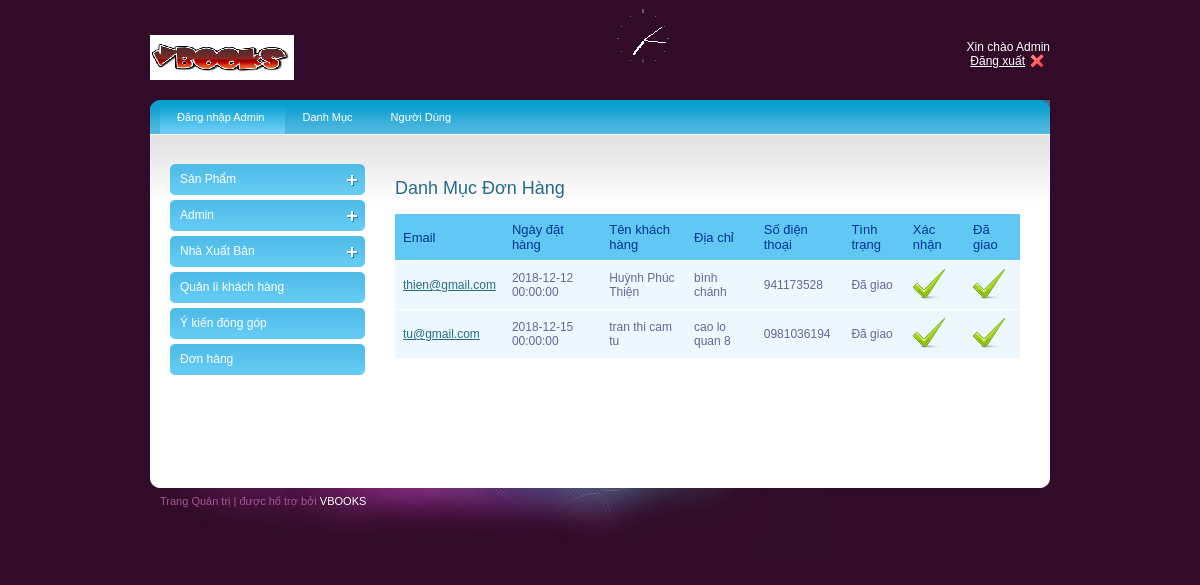
Page /admin/donhang.php on the committed database.
### tables this page shows
CREATE TABLE IF NOT EXISTS `order` (
  `order_id` varchar(100) NOT NULL,
  `email` varchar(50) NOT NULL,
  `order_date` datetime DEFAULT NULL,
  `name` varchar(50) NOT NULL,
  `address` varchar(80) NOT NULL,
  `phone` varchar(12) NOT NULL,
  `tinhtrang` varchar(20) NOT NULL,
  PRIMARY KEY (`order_id`),
  KEY `email` (`email`)
);

### classes/db.class.php (called while the page is built, shortened)
<?php
class db{
	var $conn ='';
	public function __construct()
	{
		 $this->conn =  new PDO('mysql:host=localhost; dbname=bansach' , 'root' , '');
		 $this->conn->query('set names "utf8" ');
	}
	public function query($sql)
	{
		$stm = $this->conn->query($sql);
		return $stm->fetchAll(PDO::FETCH_ASSOC);
	}
}

### admin/donhang.php (the view, shortened to what this page needs)
<?php
include "../classes/db.class.php";
$db = new db();
$od= $db->query("SELECT * FROM `order`");
?>
<?php include "layouts/head.php"; ?>
    <div class="right_content">
    <h2>Danh Mục Đơn Hàng </h2>
<table id="rounded-corner" summary="2007 Major IT Companies' Profit">
    <thead>
    	<tr>
            <th scope="col" class="rounded">Email</th>
            <th scope="col" class="rounded">Ngày đặt hàng</th>
            <th scope="col" class="rounded">Tên khách hàng</th>
            <th scope="col" class="rounded">Địa chỉ</th>
            <th scope="col" class="rounded">Số điện thoại</th>
            <th scope="col" class="rounded">Tình trạng</th>
            <th scope="col" class="rounded">Xác nhận</th>
            <th scope="col" class="rounded">Đã giao</th>
        </tr>
    </thead>
    <tbody>
       <?php
                                    $db= new db();
                                    $sql= $db->query("select * from `order`");
                                    foreach($sql as $v)
                                    {
            ?>
         <tr>
            <td><a href="chitietdh.php?id=<?php echo $v['order_id']?>"><?php echo $v['email'] ?></a></td>
            <td><?php echo $v['order_date'] ?></td>
            <td><?php echo $v['name'] ?></td>
            <td><?php echo $v['address'] ?></td>
            <td><?php echo $v['phone'] ?></td>
            <td>
                <?php
                    if($v['tinhtrang']==1)
                        echo "Đã xác nhận";
                    elseif ($v['tinhtrang']==2)
                        echo "Đã giao";
                    else
                        echo "Chưa xác nhận";
                ?>
            </td>
            <td>
                <a href="xacnhanhoadon.php?ac=xacnhan&order_id=<?php echo $v['order_id']; ?>"><img src="images/valid.png" alt="" title="" border="0" /></a>
            </td>
            <td>
                <a href="xacnhanhoadon.php?ac=dagiao&order_id=<?php echo $v['order_id']; ?>"><img src="images/valid.png" alt="" title="" border="0" /></a>
            </td>
        </tr>
        <?php
        }
        ?>
    </tbody>
</table>
 </div>
  </div>
    </div>
<?php include "layouts/footer.php"; ?>

### admin/style.css (style rules this page uses)
body { background:url(images/bg.gif) no-repeat center top #310b28; font-family:Arial, Helvetica, sans-serif; padding:0; font-size:12px; margin:0 auto; color: #0e4354; }
a { color:#256c89; }
h2 { font-size:18px; color:#256c89; font-weight:normal; padding:0px 0 15px 0; margin:0px; clear:both; }
.right_content { width:625px; float:left; padding:30px 0 0 30px; }
#rounded-corner { margin:0px; width:625px; text-align: left; border-collapse: collapse; }
#rounded-corner th { padding: 8px; font-weight: normal; font-size: 13px; color: #039; background: #60c8f2; }
#rounded-corner td { padding: 8px; background: #ecf8fd; border-top: 1px solid #fff; color: #669; }

### rows in the picture
order: email "thien@gmail.com", order_date "2018-12-12 00:00:00", name "Huỳnh Phúc Thiện", address "bình chánh", phone "941173528", tinhtrang "Đã giao"
order: email "tu@gmail.com", order_date "2018-12-15 00:00:00", name "tran thi cam tu", address "cao lo quan 8", phone "0981036194", tinhtrang "Đã giao"
